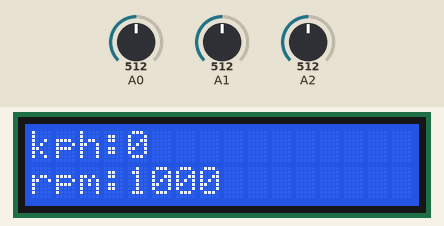
This sketch was run on a simulated Arduino Uno, built with avr-gcc and run on an emulated ATmega328P. Shown: 16×2 character LCD. The inputs (shaded band) are chosen by the test bench; at power-on: A1 = 512, A0 = 512, A2 = 512. What the sketch prints to the serial monitor is not drawn.

Above: at 1.6 s.
1.7 s: A1 set to 122
At 2.8 s:
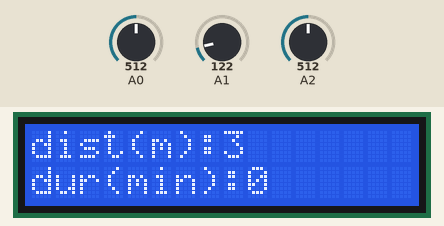
5.5 s: A0 set to 716
At 6.8 s:
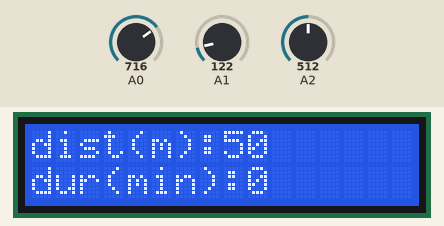
11.7 s: A1 set to 45
At 12.9 s:
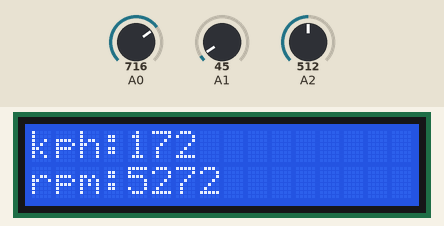
14.7 s: A0 set to 122
At 15.9 s:
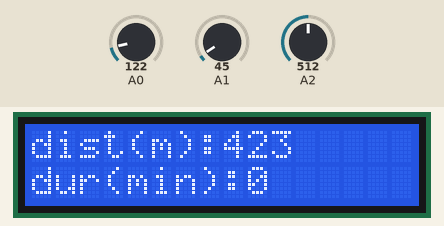
Timing chart, 0 to 17.7 s (numbered marks = the images above; inputs shaded):
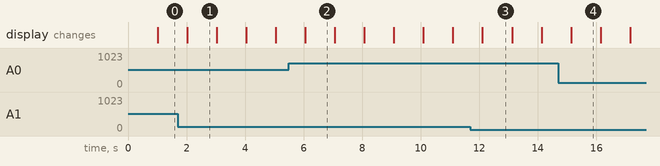

Measured:
- after the input at 1.7 s, the display: changes after 0.32 s (image 1)
- what the display in image 1 shows lasts 1.0 s, from 2.0 s to 3.0 s

The sketch:

vehicleSimulatorSubSystem.ino
```cpp
#include <SoftwareSerial.h> //#include <AltSoftSerial.h>
#include "VehicleSimulator.h"
#include "EmulatedElmFirmware.h"
#include "VehicleDashboard.h"
#include "Logger.h"

SoftwareSerial mySerial(8, 9); // arduino's RX,arduino's TX

unsigned long lastTime = 0;
Logger* logger;

#define BAUD_RATE 9600
#define ENGINE_PERCENTAGE_PID A0
#define BREAKING_PERCENTAGE_PID A1
#define FUEL_LEVEL_PERCENTAGE_PID A2

const int rs = 12, en = 11, d4 = 5, d5 = 4, d6 = 3, d7 = 2;
#define dt 1000 // period (in millis) OF 1. SIMULATION, 2.DISPLAY and 3. checking (by sim. elm)if commands arrived

VehicleSimulator* vehicleSimulator = new VehicleSimulator();
VehicleDashboard* dashboard = new VehicleDashboard();
EmulatedElmFirmware* elmFirmware = new EmulatedElmFirmware();

void setup() {
  mySerial.begin(BAUD_RATE);
  Serial.begin(BAUD_RATE);

  vehicleSimulator->init(ENGINE_PERCENTAGE_PID, BREAKING_PERCENTAGE_PID, FUEL_LEVEL_PERCENTAGE_PID);
  dashboard->init(rs, en, d4, d5, d6, d7, 2);
  elmFirmware->init(mySerial);

  logger = Logger::GetInstance();
  logger->setPrefix("vehicleSim");

  logger->log(F("OBD scanner emulator ready for cmds. "));
}


void loop() {

  if ((millis() - lastTime) > dt) {

    vehicleSimulator->update(dt);
    dashboard->display(int(vehicleSimulator->vx * 3.6),  // mps => kph
                       vehicleSimulator->rpm,
                       vehicleSimulator->distTrav,
                       vehicleSimulator->duration);
    elmFirmware->checkQueryAndRespond(*vehicleSimulator);

    logger->log(F("--------------------------------"));
    lastTime = millis();
  }
}
```

EmulatedElmFirmware.cpp
```cpp
#include "EmulatedElmFirmware.h"
#include "Logger.h"

Logger*  logger2 = Logger::GetInstance();

void EmulatedElmFirmware::init(Stream &serial)
{
  mySerial = &serial;
}

void EmulatedElmFirmware::checkQueryAndRespond(VehicleSimulator& vehicleData)
{
  String cmdReceived, response;
  // send data via hc-06 (slave) (only the selected!)
  if (mySerial->available())
  {
    // if nodemcu requested some data

    char cmdReceived[100]; // over-dimensioned
    readStringFromStream(*mySerial, cmdReceived);
    response = getResponseToCmdOrQuery(String(cmdReceived), vehicleData);

    mySerial->print(response);

    logger2->log(F("Command received by emulated OBD scanner is: "));
    logger2->log(cmdReceived);

    logger2->log(F("Response sent by emulated OBD scanner is: "));
    logger2->log(response);

  }
}

String EmulatedElmFirmware::getResponseToCmdOrQuery(String cmdAsString, VehicleSimulator& vehicleData)
{
  String response = "";

  // response schema is (in hex, where X stands for mode):
  // 4X REQ_PID VALUE

  if (cmdAsString.startsWith("AT"))
  {
    response = OBD_OK;
  }
  else if (cmdAsString.startsWith(OBD_SERVICE_01))
  {
    if (getPid(cmdAsString).startsWith(OBD_VEHICLE_SPEED_PID))
    {
      int vxKph = int(vehicleData.vx * 3.6);                                                                         // from mph to kph
      response = "41 " + String(OBD_VEHICLE_SPEED_PID) + " " + String(int(vxKph), HEX) + OBD_TERMINATOR; // hex pairs of digits must be separated by spaces (underscores) like elmduino expects them?? Np, 'cause it cuts them off before putting in payload!
    }
    else if (getPid(cmdAsString).startsWith(String(OBD_ENGINE_SPEED_PID)))
    { // else if (getPid(cmdAsString) == String(OBD_ENGINE_SPEED_PID)) {
      long encondedRpm = long(vehicleData.rpm);
      encondedRpm *= 4;
      response = "41 " + String(OBD_ENGINE_SPEED_PID) + " " + String(encondedRpm, HEX) + OBD_TERMINATOR; // for rpm computation: https://www.obdsol.com/knowledgebase/obd-software-development/reading-real-time-data/
    }
    else if (getPid(cmdAsString).startsWith(String(FUEL_TANK_LEVEL_INPUT)))
    {
      int encondedFuelTankLevel = int(vehicleData.fuelLevel);
      encondedFuelTankLevel *= 255 / 100;
      response = "41 " + String(FUEL_TANK_LEVEL_INPUT) + " " + String(encondedFuelTankLevel, HEX) + OBD_TERMINATOR;
    }
    else if (getPid(cmdAsString) == String(OBD_ODOMETER_PID))
    {
      long encondedOdometer = vehicleData.distTrav * 10;


      response = "41 " + String(OBD_ODOMETER_PID) + " " + String(encondedOdometer, HEX) + OBD_TERMINATOR;
    }
    else
    {
      // my_logln(F("no data for spid other than speed and rpm"));
      response = OBD_NO_DATA;
    }
  }
  else if (cmdAsString.startsWith(OBD_SERVICE_09))
  {
    // return vin
    response = String(VIN) + OBD_TERMINATOR;
  }
  else
  { // no data for services other than 01 and 09
    response = OBD_NO_DATA;
    logger2->log(F("no data for services other than 01 and 09"));
  }
  return response;
}

String EmulatedElmFirmware::getPid(String cmdAsString)
{
  const int modeLengthInHexDigits = 2;
  const int pidLengthInHexDigits = 2;

  if (cmdAsString.length() >= modeLengthInHexDigits + pidLengthInHexDigits)
  {
    //logger2->log(F("req pid is: "));
    //logger2->log(cmdAsString.substring(modeLengthInHexDigits, modeLengthInHexDigits + pidLengthInHexDigits) + "!"); //starting inclusive; ending exclusive
    return cmdAsString.substring(modeLengthInHexDigits);
  }
  else
    return ""; //"" means invalid cmdAsString
}
```

EmulatedElmFirmware.h
```cpp
#ifndef __EMULATED_ELM_FIRMWARE__
#define __EMULATED_ELM_FIRMWARE__
#include <SoftwareSerial.h> //#include <AltSoftSerial.h>


#include "Arduino.h"
#include "StringUtils.h"
#include "VehicleSimulator.h"

// hex strings corresponding to services (modes)
#define OBD_SERVICE_01 "01"
#define OBD_SERVICE_09 "09"

// hex strings corresponding to pids
#define OBD_VEHICLE_SPEED_PID "0D"
#define OBD_ENGINE_SPEED_PID "0C"
#define FUEL_TANK_LEVEL_INPUT "2F"
#define OBD_ODOMETER_PID "A6"

#define OBD_TERMINATOR "\r\r>"
#define OBD_NO_DATA "NO_DATA\r\r>"
#define OBD_OK "OK\r\r>"

#define VIN "1449020156464A4D534530DD343434363837"

class EmulatedElmFirmware
{

public:
    void init(Stream& mySerial);
    void checkQueryAndRespond(VehicleSimulator& vehicleData);

private:
    String getResponseToCmdOrQuery(String cmdAsString, VehicleSimulator& vehicleData);
    String getPid(String cmdAsString);

    Stream* mySerial;
};

#endif
```

Logger.cpp
```cpp
#include "Logger.h"

Logger *Logger::singletonLogger = NULL;

Logger *Logger::GetInstance()
{
  if (singletonLogger == NULL)
  {
    Serial.begin(9600);
    singletonLogger = new Logger();
  }
  return singletonLogger;
}

void Logger::log(const String& msg) {
  Serial.println(this->prefix + ":" + msg);
}

void Logger::setPrefix(const String& prefix) {
  this->prefix = prefix;
}
```

Logger.h
```cpp
#ifndef __LOGGER__

#define __LOGGER__

#include "Arduino.h"

class Logger
{
public:
    static Logger *GetInstance();
    void log(const String &msg);
    void setPrefix(const String &prefix);

private:
    //Logger2();
    static Logger *singletonLogger; // singleton instance
    String prefix = String("log");
};

#endif
```

StringUtils.cpp
```cpp
#include "StringUtils.h"

//buffer must be pre-allocated
void readStringFromStream(Stream &stream, char *buffer)
{
    int i = 0;

    while (stream.available() > 0)
    {
        buffer[i] = stream.read();
        i++;
    }
    buffer[i] = '\0';
}


void remove_spaces(char* s) {
  char* d = s;
  do {
    while (*d == ' ') {
      ++d;
    }
  } while (*s++ = *d++);
}
```

StringUtils.h
```cpp
#ifndef __STRING_UTILS__
#define __STRING_UTILS__

#pragma once
#include "Arduino.h"

void readStringFromStream(Stream &stream, char *buffer);
void remove_spaces(char* s);


#endif
```

VehicleDashboard.cpp
```cpp
#include "VehicleDashboard.h"
#include "Logger.h"
Logger*  logger3 = Logger::GetInstance();

void VehicleDashboard::init(int rs, int enable, int d4, int d5, int d6, int d7, int secondsOfDisplay)
{
  this->lcd = new LiquidCrystal(rs, enable, d4, d5, d6, d7);
  this->lcd->begin(16, 2);
  this->secondsOfDisplay = secondsOfDisplay;
}

void VehicleDashboard::display(int kph, float rpm, long distTrav, float duration)
{
  if (int(duration / MILLISECONDS_IN_A_SECOND) % (secondsOfDisplay * 2) <= (secondsOfDisplay - 1))
  {
    // setCursor(col, row)
    // clearing old printsf
    clearLineFrom(0, 0);
    lcd->setCursor(0, 0);
    lcd->print("kph:");
    lcd->print(kph);
    clearLineFrom(0, 1);
    lcd->setCursor(0, 1);
    lcd->print("rpm:");
    lcd->print(rpm, 0); // 2nd argument is the # of decimal digits to print
  }
  else
  {
    clearLineFrom(0, 0);
    lcd->setCursor(0, 0);
    lcd->print("dist(m):");
    lcd->print(distTrav);
    clearLineFrom(0, 1);
    lcd->setCursor(0, 1);
    lcd->print("dur(min):");
    lcd->print(duration / 1000 / 60, 0); // milliseconds => hours
  }
}

// needed for lcd
void VehicleDashboard::clearLineFrom(int colIndex, int rowIndex)
{
  lcd->setCursor(colIndex, rowIndex);
  lcd->print("                ");
}
```

VehicleDashboard.h
```cpp
#ifndef __VEHICLE_DASHBOARD__
#define __VEHICLE_DASHBOARD__

// #pragma once
#include "Arduino.h"
#include <LiquidCrystal.h>


#define MILLISECONDS_IN_A_SECOND 1000

class VehicleDashboard
{

  public:
    void init(int rs, int enable, int d4, int d5, int d6, int d7, int secondsOfDisplay = 2);
    void display(int kph, float rpm, long distTrav, float duration);

  private:
    int secondsOfDisplay; //seconds of diplay for each panel
    LiquidCrystal* lcd;
    void clearLineFrom(int colIndex, int rowIndex);
};

#endif
```

VehicleSimulator.cpp
```cpp
#include "VehicleSimulator.h"

void VehicleSimulator::init(int enginePercentagePid, int breakingPercentagePid, int fuelPercentagePid)
{
  this->vx = 0;
  this->vy = 0;
  this->speedV = 0;
  this->a = 0;
  this->distTrav = 0;
  this->duration = 0;
  this->enginePercentage = 0;
  this->breakingPercentage = 0;
  this->FTractionX = 0;
  this->FTractionY = 0;
  this->FFrictionX = 0;
  this->FFrictionY = 0;
  this->FDragX = 0;
  this->FDragY = 0;
  this->FBreakingX = 0;
  this->FLongitudinalX = 0;
  this->FLongitudinalY = 0;
  this->rpm = 0;
  this->fuelLevel = 0;

  this->enginePercentagePid = enginePercentagePid;
  this->breakingPercentagePid = breakingPercentagePid;
  this->fuelPercentagePid = fuelPercentagePid;
}

void VehicleSimulator::update(int dt)
{
  enginePercentage = map(analogRead(enginePercentagePid), 100, 900, 0, PERCENT); // analog input domain 0-1023, min and max values are empirically determined (calibration)
  // trim to zero (to refactor in function)
  if (enginePercentage < 0)
  {
    enginePercentage = 0;
  }
  breakingPercentage = map(analogRead(breakingPercentagePid), 100, 900, 0, PERCENT);
  if (breakingPercentage < 0)
  {
    breakingPercentage = 0;
  }
  FTractionX = MAX_ENGINE_FORCE * enginePercentage / PERCENT;
  FBreakingX = -MAX_BREAKING_FORCE * breakingPercentage / PERCENT;

  speedV = sqrt(vx * vx + vy * vy);
  FDragX = -C_DRAG * vx * speedV;
  FFrictionX = -C_FRICTION * vx;

  FLongitudinalX = FTractionX + FDragX + FFrictionX + FBreakingX; // Ftot  from v old (cannot be negative (no backwards movement, so trim to zero)
  a = FLongitudinalX / VEHICLE_MASS;

  vx = vx + (dt * a) / MILLISECONDS_IN_A_SECOND; // conversion milliseconds to seconds (as dt is expressed in milliseconds)

  // can't go backwards
  if (vx < 0)
  {
    vx = 0;
  }
  else if (vx > MAX_V)
  {
    vx = MAX_V;
  }

  duration = duration + dt; // dt is in millis
  distTrav = distTrav + (dt * vx/1000);  //delta  millimeters => meters
  rpm = map(vx, 0, MAX_V, MIN_RPM, MAX_RPM); // vehicle can't have rpm = 0

  fuelLevel = PERCENT - map(analogRead(fuelPercentagePid), 0, MAX_UINT, 0, PERCENT);
}
```

VehicleSimulator.h
```cpp
#ifndef __VEHICLE_SIMULATOR__
#define __VEHICLE_SIMULATOR__

// #pragma once
#include "Arduino.h"

#define C_DRAG 0.4257
#define C_FRICTION 12.8

#define VEHICLE_MASS 1000

#define PERCENT 100
#define MILLISECONDS_IN_A_SECOND 1000

#define MAX_ENGINE_FORCE 8000
#define MAX_BREAKING_FORCE 30000
#define MAX_V 55 // in m/s
#define MAX_RPM 6000
#define MIN_RPM 1000
#define MAX_UINT 1023

#define VIN "1449020156464A4D534530DD343434363837"

class VehicleSimulator
{

  public:
    void init(int enginePercentagePid, int breakingPercentagePid, int fuelPercentagePid);
    void update(int dt);
    float vx;
    float vy;
    float speedV;
    float a;
    long distTrav;  //in meters
    float duration;
    float enginePercentage;
    float breakingPercentage;
    float FTractionX;
    float FTractionY;
    float FFrictionX;
    float FFrictionY;
    float FDragX;
    float FDragY;
    float FBreakingX;
    float FLongitudinalX;
    float FLongitudinalY;
    float rpm;
    int fuelLevel;

  private:
    int enginePercentagePid;
    int breakingPercentagePid;
    int fuelPercentagePid;

};

#endif
```
